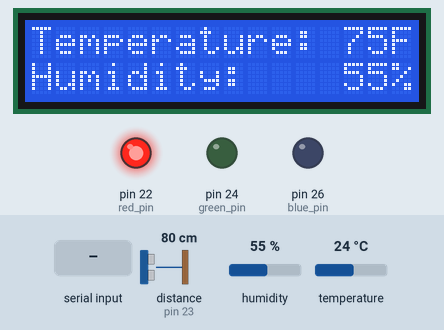
Simulated run of this sketch. Board: Arduino Mega 2560, built with avr-gcc and run on an emulated ATmega2560. Shown: 16×2 character LCD, output pins drawn as LEDs (lit = HIGH). Wiring (inferred from the names in the program): ultrasonic range finder: trigger pin 25; echo pin 23. The inputs (shaded band) are chosen by the test bench; at power-on: distance to the obstacle (sensor on pin 23) 80 cm, humidity 55 %, temperature 24 °C. The echo pulse lasts 58.3 µs per cm; pins used as bus, display or sensor lines are not drawn; what the sketch prints to the serial monitor is not drawn.

Above: at 4.6 s.
4.7 s: "I" received over Serial
At 8.5 s:
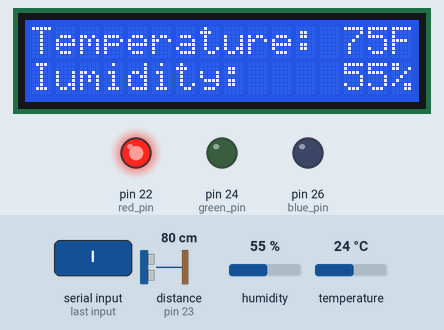
14.2 s: "I" received over Serial
At 21.0 s:
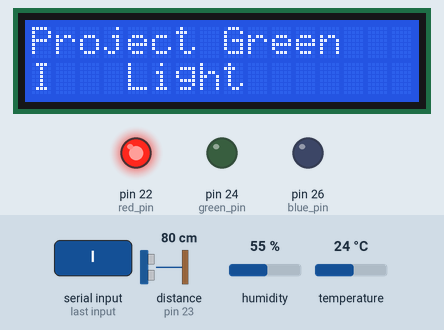
21.6 s: distance to the obstacle (sensor on pin 23) set to 87 cm
29.4 s: distance to the obstacle (sensor on pin 23) set to 96 cm
At 37.3 s:
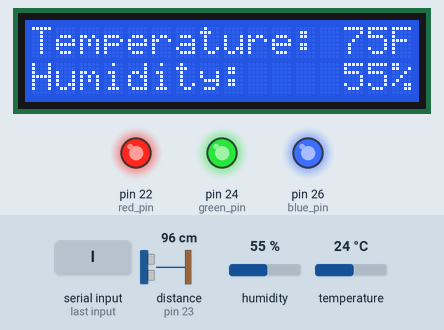
37.7 s: humidity set to 51 %
At 39.7 s:
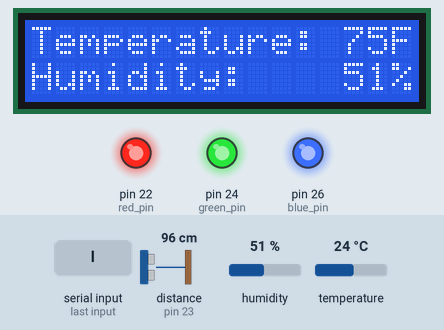
40.7 s: humidity set to 48 %
At 48.5 s:
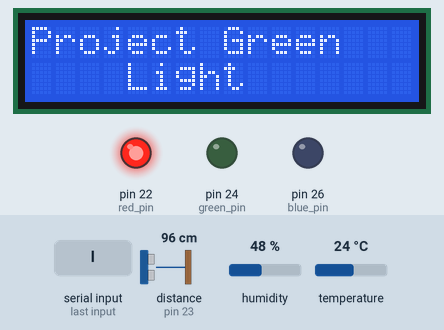
Timing chart, 0 to 49.8 s (numbered marks = the images above; inputs shaded):
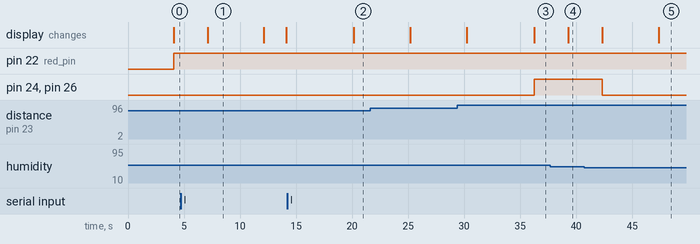

Measured:
- the behaviour switches between 92 and 93 cm on distance to the obstacle (sensor on pin 23) (found by bisection; images 2 and 3)
- the behaviour switches between 50 and 49 % on humidity (found by bisection; images 4 and 5)
- after the input at 4.7 s, the display: changes after 2.4 s (image 1)
- after the input at 14.2 s, the display: changes after 6.0 s (image 2)
- after the input at 29.4 s, pin 24 (green_pin), pin 26 (blue_pin): LOW → HIGH after 6.8 s
- after the input at 37.7 s, the display: changes after 1.6 s (image 4)
- after the input at 40.7 s, pin 24 (green_pin), pin 26 (blue_pin): HIGH → LOW after 1.6 s; the display: first changes after 1.6 s (image 5 shows a later state)

The sketch:

sensors.ino
```cpp
#define DHT11_PIN 7
#include <LiquidCrystal.h>
#include "dht.h"
dht           DHT;
char          buff[32];
char          str_temp[8];
float         f = 0;;
int           chk = 0;
int           red_pin = 22;
int           green_pin = 24;
int           blue_pin = 26;
int           count = -1;
int           trig_pin = 25;
int           echo_pin = 23;
int           distance = 0;
long          duration = 0;
unsigned long interval = 10000;
unsigned long prev_millis = 0;
String          a;

// initialize the library with the numbers of the interface pins
LiquidCrystal lcd(13, 12, 11, 10, 9, 8);

void setup() {
  // set up the LCD's number of columns and rows:
  Serial.begin(9600);
  lcd.begin(16, 2);
  lcd.print("Initialized...");
  a = Serial.readString();
  if (a[0] == 'I')
  {
    lcd.setCursor(0, 1);
    lcd.print(a);
  }
  lcd.setCursor(0, 1);
  lcd.print(a);
  delay(2000);
  pinMode(red_pin, OUTPUT);
  pinMode(green_pin, OUTPUT);
  pinMode(blue_pin, OUTPUT);
  pinMode(trig_pin, OUTPUT);
  pinMode(echo_pin, INPUT);
}

void loop() {
  // set the cursor to column 0, line 1
  // (note: line 1 is the second row, since counting begins with 0):
  unsigned long curr_millis = millis();

  if ((unsigned long)(curr_millis - prev_millis) >= interval)
  {
    lcd.clear();
    lcd.setCursor(0, 0);
    lcd.print("Project Green");
    lcd.setCursor(4, 1);
    lcd.print("Light");
    delay(5000);
    prev_millis = millis();
  }
  chk = DHT.read11(DHT11_PIN);
  if (DHT.humidity == -999 || DHT.temperature == -999)
  {
    Serial.println("Failed to read from DHT sensor!");
    return;
  }
  f = DHT.temperature * 9.0/5.0 + 32.0;

  digitalWrite(trig_pin, LOW);
  delayMicroseconds(2);

  digitalWrite(trig_pin, HIGH);
  delayMicroseconds(10);
  digitalWrite(trig_pin, LOW);

  duration = pulseIn(echo_pin, HIGH);
  distance = (duration * 0.034) / 2;
  a = Serial.readString();
  if (a[0] == 'I')
  {
    lcd.setCursor(0, 1);
    lcd.print(a);
    delay(5000);
  }
  lcd.setCursor(0, 1);
  lcd.print("Humidity:    ");
  lcd.print((int)DHT.humidity);
  lcd.print("%");
  lcd.setCursor(0, 0);
  lcd.print("Temperature: ");
  lcd.print((int)(DHT.temperature * 9.0/5.0 + 32.0));
  lcd.print("F");
  if (DHT.humidity >= 71 || DHT.humidity <= 49 || DHT.temperature >= 25
  || DHT.temperature <= 18 || distance <= 90)
  {
    analogWrite(red_pin, 255);
    analogWrite(green_pin, 0);
    analogWrite(blue_pin, 0);
  }
  else
  {
    analogWrite(red_pin, 255);
    analogWrite(green_pin, 255);
    analogWrite(blue_pin, 255);
  }

  Serial.print(DHT.humidity);
  Serial.print(',');
  Serial.print(f);
  Serial.print(',');
  Serial.println(distance);
  delay(2000);
}
```
